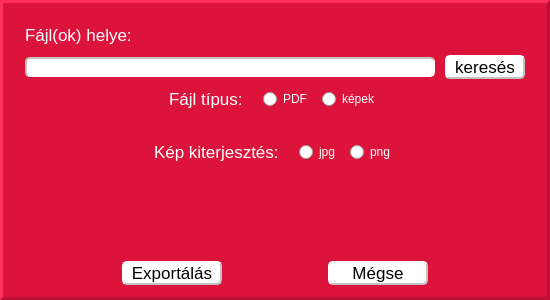
<?xml version="1.0" encoding="UTF-8"?>
<ui version="4.0">
 <class>ExportWindow</class>
 <widget class="QDialog" name="ExportWindow">
  <property name="geometry">
   <rect>
    <x>0</x>
    <y>0</y>
    <width>550</width>
    <height>300</height>
   </rect>
  </property>
  <property name="windowTitle">
   <string>Dialog</string>
  </property>
  <property name="styleSheet">
   <string notr="true">QDialog#ExportWindow
{
background-color: rgb(220, 20, 60);
border: 3px outset #bb1133;
}</string>
  </property>
  <layout class="QVBoxLayout" name="verticalLayout">
   <property name="spacing">
    <number>10</number>
   </property>
   <property name="leftMargin">
    <number>25</number>
   </property>
   <property name="topMargin">
    <number>25</number>
   </property>
   <property name="rightMargin">
    <number>25</number>
   </property>
   <property name="bottomMargin">
    <number>15</number>
   </property>
   <item>
    <layout class="QVBoxLayout" name="verticalLayout_3">
     <item>
      <widget class="QLabel" name="label">
       <property name="font">
        <font>
         <pointsize>13</pointsize>
        </font>
       </property>
       <property name="styleSheet">
        <string notr="true">color: rgb(255, 255, 255);</string>
       </property>
       <property name="text">
        <string>Fájl(ok) helye:</string>
       </property>
      </widget>
     </item>
     <item>
      <layout class="QHBoxLayout" name="horizontalLayout">
       <item>
        <widget class="QLineEdit" name="utLineEdit">
         <property name="enabled">
          <bool>false</bool>
         </property>
         <property name="styleSheet">
          <string notr="true">color: rgb(0, 0, 0);
background-color: rgb(255, 255, 255);
border: 2px inset #c2c2c2;
border-radius: 5px;</string>
         </property>
        </widget>
       </item>
       <item>
        <widget class="QPushButton" name="keresesPushButton">
         <property name="minimumSize">
          <size>
           <width>80</width>
           <height>0</height>
          </size>
         </property>
         <property name="font">
          <font>
           <pointsize>13</pointsize>
          </font>
         </property>
         <property name="styleSheet">
          <string notr="true">color: rgb(0, 0, 0);
background-color: rgb(255, 255, 255);
border: 2px outset #c2c2c2;
border-radius: 5px;</string>
         </property>
         <property name="text">
          <string>keresés</string>
         </property>
        </widget>
       </item>
      </layout>
     </item>
    </layout>
   </item>
   <item>
    <layout class="QHBoxLayout" name="horizontalLayout_2">
     <property name="spacing">
      <number>20</number>
     </property>
     <item>
      <spacer name="horizontalSpacer_5">
       <property name="orientation">
        <enum>Qt::Horizontal</enum>
       </property>
       <property name="sizeHint" stdset="0">
        <size>
         <width>40</width>
         <height>20</height>
        </size>
       </property>
      </spacer>
     </item>
     <item>
      <widget class="QLabel" name="label_2">
       <property name="font">
        <font>
         <pointsize>13</pointsize>
        </font>
       </property>
       <property name="styleSheet">
        <string notr="true">color: rgb(255, 255, 255);</string>
       </property>
       <property name="text">
        <string>Fájl típus:</string>
       </property>
      </widget>
     </item>
     <item>
      <widget class="QWidget" name="widget" native="true">
       <layout class="QHBoxLayout" name="horizontalLayout_3">
        <property name="spacing">
         <number>10</number>
        </property>
        <property name="leftMargin">
         <number>0</number>
        </property>
        <property name="topMargin">
         <number>0</number>
        </property>
        <property name="rightMargin">
         <number>0</number>
        </property>
        <property name="bottomMargin">
         <number>0</number>
        </property>
        <item>
         <widget class="QRadioButton" name="pdfRadioButton">
          <property name="styleSheet">
           <string notr="true">color: rgb(255, 255, 255);</string>
          </property>
          <property name="text">
           <string>PDF</string>
          </property>
         </widget>
        </item>
        <item>
         <widget class="QRadioButton" name="kepekRadioButton">
          <property name="styleSheet">
           <string notr="true">color: rgb(255, 255, 255);</string>
          </property>
          <property name="text">
           <string>képek</string>
          </property>
         </widget>
        </item>
       </layout>
      </widget>
     </item>
     <item>
      <spacer name="horizontalSpacer">
       <property name="orientation">
        <enum>Qt::Horizontal</enum>
       </property>
       <property name="sizeHint" stdset="0">
        <size>
         <width>40</width>
         <height>20</height>
        </size>
       </property>
      </spacer>
     </item>
    </layout>
   </item>
   <item>
    <widget class="QStackedWidget" name="stackedWidget">
     <property name="currentIndex">
      <number>0</number>
     </property>
     <widget class="QWidget" name="kepekPage">
      <layout class="QHBoxLayout" name="horizontalLayout_5">
       <property name="spacing">
        <number>20</number>
       </property>
       <property name="leftMargin">
        <number>0</number>
       </property>
       <property name="topMargin">
        <number>0</number>
       </property>
       <property name="rightMargin">
        <number>0</number>
       </property>
       <property name="bottomMargin">
        <number>0</number>
       </property>
       <item>
        <spacer name="horizontalSpacer_6">
         <property name="orientation">
          <enum>Qt::Horizontal</enum>
         </property>
         <property name="sizeHint" stdset="0">
          <size>
           <width>40</width>
           <height>20</height>
          </size>
         </property>
        </spacer>
       </item>
       <item>
        <widget class="QLabel" name="label_3">
         <property name="font">
          <font>
           <pointsize>13</pointsize>
          </font>
         </property>
         <property name="styleSheet">
          <string notr="true">color: rgb(255, 255, 255);</string>
         </property>
         <property name="text">
          <string>Kép kiterjesztés:</string>
         </property>
        </widget>
       </item>
       <item>
        <widget class="QWidget" name="widget_2" native="true">
         <layout class="QHBoxLayout" name="horizontalLayout_6">
          <property name="spacing">
           <number>10</number>
          </property>
          <property name="leftMargin">
           <number>0</number>
          </property>
          <property name="topMargin">
           <number>0</number>
          </property>
          <property name="rightMargin">
           <number>0</number>
          </property>
          <property name="bottomMargin">
           <number>0</number>
          </property>
          <item>
           <widget class="QRadioButton" name="jpgRadioButton">
            <property name="styleSheet">
             <string notr="true">color: rgb(255, 255, 255);</string>
            </property>
            <property name="text">
             <string>jpg</string>
            </property>
           </widget>
          </item>
          <item>
           <widget class="QRadioButton" name="pngRadioButton">
            <property name="styleSheet">
             <string notr="true">color: rgb(255, 255, 255);</string>
            </property>
            <property name="text">
             <string>png</string>
            </property>
           </widget>
          </item>
         </layout>
        </widget>
       </item>
       <item>
        <spacer name="horizontalSpacer_7">
         <property name="orientation">
          <enum>Qt::Horizontal</enum>
         </property>
         <property name="sizeHint" stdset="0">
          <size>
           <width>40</width>
           <height>20</height>
          </size>
         </property>
        </spacer>
       </item>
      </layout>
     </widget>
     <widget class="QWidget" name="uresPage"/>
    </widget>
   </item>
   <item>
    <spacer name="verticalSpacer">
     <property name="orientation">
      <enum>Qt::Vertical</enum>
     </property>
     <property name="sizeHint" stdset="0">
      <size>
       <width>20</width>
       <height>40</height>
      </size>
     </property>
    </spacer>
   </item>
   <item>
    <layout class="QHBoxLayout" name="horizontalLayout_4">
     <item>
      <spacer name="horizontalSpacer_2">
       <property name="orientation">
        <enum>Qt::Horizontal</enum>
       </property>
       <property name="sizeHint" stdset="0">
        <size>
         <width>40</width>
         <height>20</height>
        </size>
       </property>
      </spacer>
     </item>
     <item>
      <widget class="QPushButton" name="exportalasPushButton">
       <property name="minimumSize">
        <size>
         <width>100</width>
         <height>0</height>
        </size>
       </property>
       <property name="font">
        <font>
         <pointsize>13</pointsize>
        </font>
       </property>
       <property name="styleSheet">
        <string notr="true">color: rgb(0, 0, 0);
background-color: rgb(255, 255, 255);
border: 2px outset #c2c2c2;
border-radius: 5px;</string>
       </property>
       <property name="text">
        <string>Exportálás</string>
       </property>
      </widget>
     </item>
     <item>
      <spacer name="horizontalSpacer_3">
       <property name="orientation">
        <enum>Qt::Horizontal</enum>
       </property>
       <property name="sizeHint" stdset="0">
        <size>
         <width>40</width>
         <height>20</height>
        </size>
       </property>
      </spacer>
     </item>
     <item>
      <widget class="QPushButton" name="megsePushButton">
       <property name="minimumSize">
        <size>
         <width>100</width>
         <height>0</height>
        </size>
       </property>
       <property name="font">
        <font>
         <pointsize>13</pointsize>
        </font>
       </property>
       <property name="styleSheet">
        <string notr="true">color: rgb(0, 0, 0);
background-color: rgb(255, 255, 255);
border: 2px outset #c2c2c2;
border-radius: 5px;</string>
       </property>
       <property name="text">
        <string>Mégse</string>
       </property>
      </widget>
     </item>
     <item>
      <spacer name="horizontalSpacer_4">
       <property name="orientation">
        <enum>Qt::Horizontal</enum>
       </property>
       <property name="sizeHint" stdset="0">
        <size>
         <width>40</width>
         <height>20</height>
        </size>
       </property>
      </spacer>
     </item>
    </layout>
   </item>
  </layout>
 </widget>
 <resources/>
 <connections/>
</ui>
